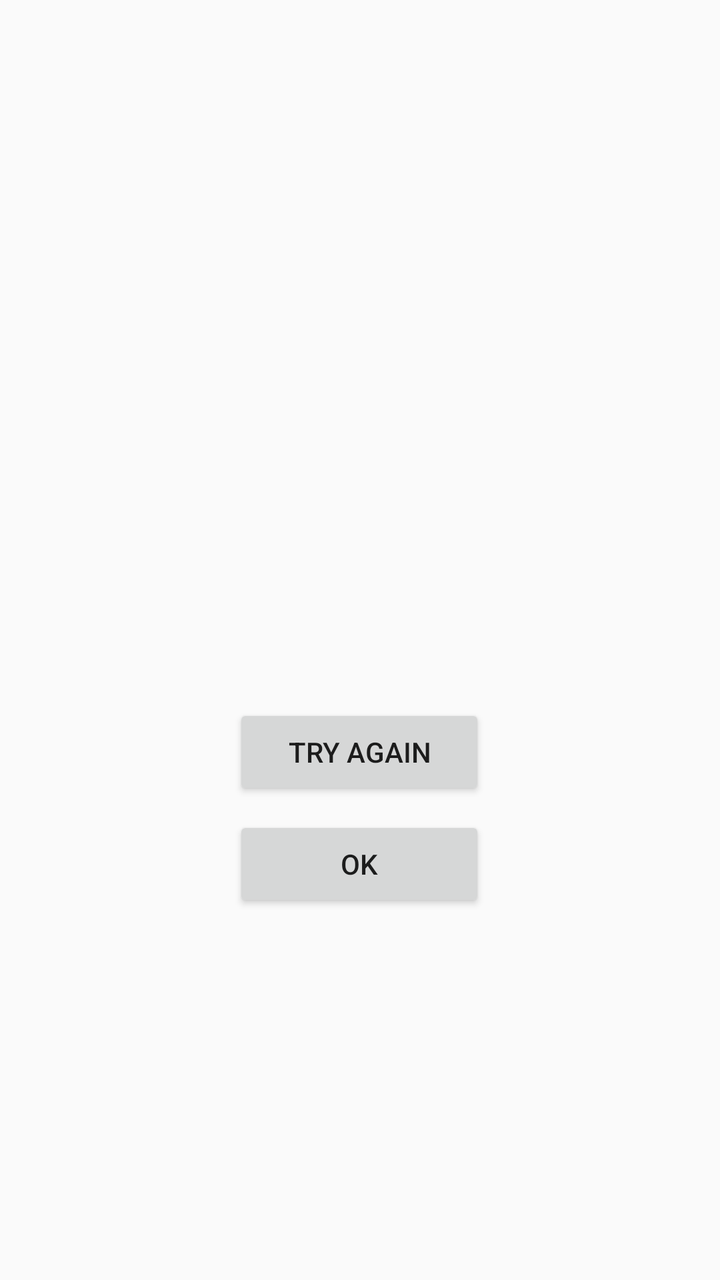
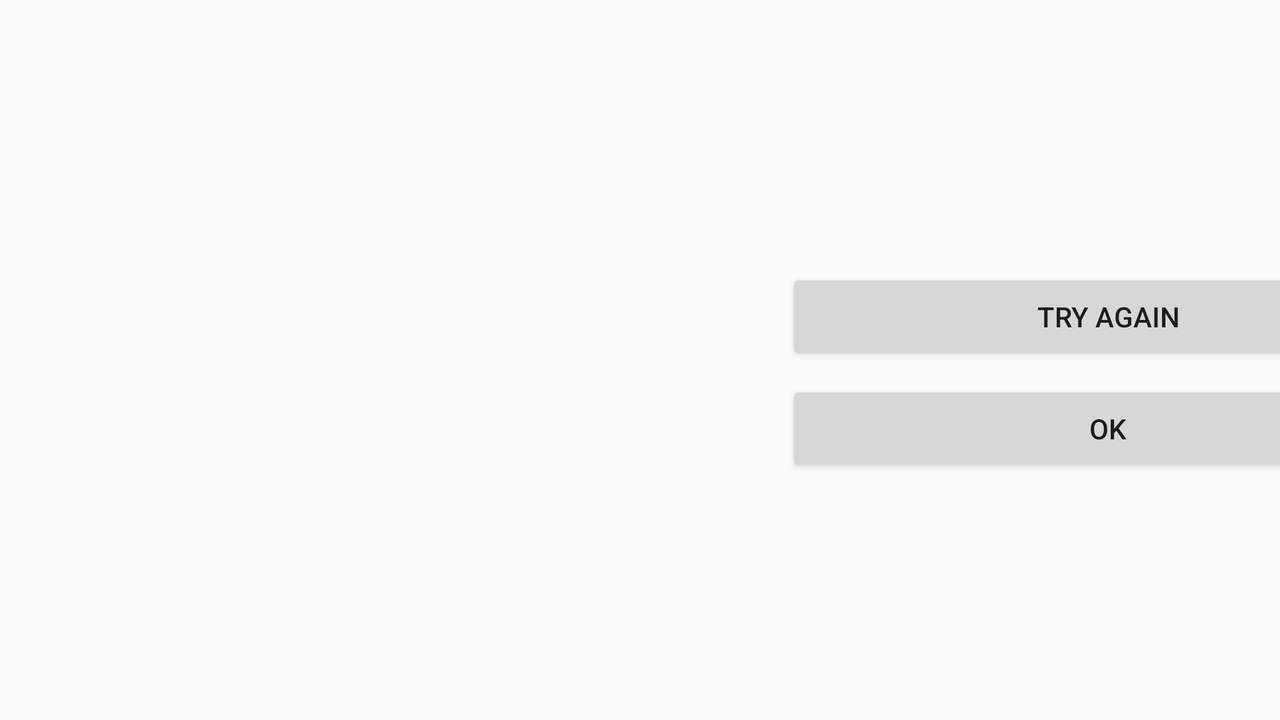

Compare how this app lays out the same screen by default and in its alternative resource folder. The renders come first, then the two layout files and the values they reference.
<!-- AndroidManifest.xml: application theme Theme.AppCompat.DayNight.NoActionBar -->
<!-- res/layout/fragment_guess_game_result.xml -->
<?xml version="1.0" encoding="utf-8"?>
<androidx.constraintlayout.widget.ConstraintLayout xmlns:android="http://schemas.android.com/apk/res/android"
    xmlns:app="http://schemas.android.com/apk/res-auto"
    xmlns:tools="http://schemas.android.com/tools"
    android:layout_width="match_parent"
    android:layout_height="match_parent"
    tools:context=".GuessGameResult">

    <TextView
        android:id="@+id/win_lose_statement"
        android:layout_width="0dp"
        android:layout_height="wrap_content"
        android:layout_marginBottom="32dp"
        android:gravity="center"
        android:textSize="45sp"
        app:layout_constraintBottom_toTopOf="@+id/guideline16"
        app:layout_constraintEnd_toStartOf="@+id/guideline17"
        app:layout_constraintHorizontal_bias="0.0"
        app:layout_constraintStart_toStartOf="@+id/guideline18" />

    <Button
        android:id="@+id/try_again_button"
        android:layout_width="wrap_content"
        android:layout_height="wrap_content"
        android:layout_marginTop="32dp"
        android:minWidth="126dp"
        android:padding="9dp"
        android:text="@string/try_again_label"
        app:layout_constraintEnd_toEndOf="parent"
        app:layout_constraintHorizontal_bias="0.498"
        app:layout_constraintStart_toStartOf="parent"
        app:layout_constraintTop_toTopOf="@+id/guideline16" />

    <Button
        android:id="@+id/ok_button"
        android:layout_width="wrap_content"
        android:layout_height="wrap_content"
        android:layout_marginTop="8dp"
        android:minWidth="126dp"
        android:padding="9dp"
        android:text="@string/ok_label"
        app:layout_constraintEnd_toEndOf="@+id/try_again_button"
        app:layout_constraintHorizontal_bias="0.0"
        app:layout_constraintStart_toStartOf="@+id/try_again_button"
        app:layout_constraintTop_toBottomOf="@+id/try_again_button" />

    <androidx.constraintlayout.widget.Guideline
        android:id="@+id/guideline16"
        android:layout_width="wrap_content"
        android:layout_height="wrap_content"
        android:orientation="horizontal"
        app:layout_constraintGuide_percent="0.5" />

    <androidx.constraintlayout.widget.Guideline
        android:id="@+id/guideline17"
        android:layout_width="wrap_content"
        android:layout_height="wrap_content"
        android:orientation="vertical"
        app:layout_constraintGuide_percent="0.82" />

    <androidx.constraintlayout.widget.Guideline
        android:id="@+id/guideline18"
        android:layout_width="wrap_content"
        android:layout_height="wrap_content"
        android:orientation="vertical"
        app:layout_constraintGuide_percent="0.18" />

</androidx.constraintlayout.widget.ConstraintLayout>
<!-- resources referenced by this layout -->
<resources>
  <string name="ok_label">OK</string>
  <string name="try_again_label">Try Again</string>
</resources>
<!-- res/layout-land/fragment_guess_game_result.xml (the repository's variant of the layout above) -->
<!-- drawn on the phone turned sideways -->
<?xml version="1.0" encoding="utf-8"?>
<androidx.constraintlayout.widget.ConstraintLayout xmlns:android="http://schemas.android.com/apk/res/android"
    xmlns:app="http://schemas.android.com/apk/res-auto"
    xmlns:tools="http://schemas.android.com/tools"
    android:layout_width="match_parent"
    android:layout_height="match_parent"
    tools:context=".GuessGameResult">

    <TextView
        android:id="@+id/win_lose_statement"
        android:layout_width="0dp"
        android:layout_height="wrap_content"
        android:gravity="center"
        android:textSize="72sp"
        app:layout_constraintBottom_toBottomOf="parent"
        app:layout_constraintEnd_toStartOf="@+id/guideline18"
        app:layout_constraintHorizontal_bias="1.0"
        app:layout_constraintStart_toStartOf="@+id/guideline17"
        app:layout_constraintTop_toTopOf="@+id/guideline16" />

    <Button
        android:id="@+id/try_again_button"
        android:layout_width="0dp"
        android:layout_height="wrap_content"
        android:minWidth="126dp"
        android:padding="9dp"
        android:paddingVertical="27dp"
        android:text="@string/try_again_label"
        app:layout_constraintBottom_toBottomOf="parent"
        app:layout_constraintEnd_toStartOf="@+id/guideline23"
        app:layout_constraintStart_toStartOf="@+id/guideline24"
        app:layout_constraintTop_toTopOf="@+id/guideline16"
        app:layout_constraintVertical_bias="0.403" />

    <Button
        android:id="@+id/ok_button"
        android:layout_width="0dp"
        android:layout_height="wrap_content"
        android:layout_marginTop="8dp"
        android:minWidth="126dp"
        android:padding="9dp"
        android:paddingVertical="27dp"
        android:text="@string/ok_label"
        app:layout_constraintEnd_toEndOf="@+id/try_again_button"
        app:layout_constraintHorizontal_bias="0.0"
        app:layout_constraintStart_toStartOf="@+id/try_again_button"
        app:layout_constraintTop_toBottomOf="@+id/try_again_button" />

    <androidx.constraintlayout.widget.Guideline
        android:id="@+id/guideline16"
        android:layout_width="wrap_content"
        android:layout_height="wrap_content"
        android:orientation="horizontal"
        app:layout_constraintGuide_percent="0.04" />

    <androidx.constraintlayout.widget.Guideline
        android:id="@+id/guideline17"
        android:layout_width="wrap_content"
        android:layout_height="wrap_content"
        android:orientation="vertical"
        app:layout_constraintGuide_percent="0.02" />

    <androidx.constraintlayout.widget.Guideline
        android:id="@+id/guideline18"
        android:layout_width="wrap_content"
        android:layout_height="wrap_content"
        android:orientation="vertical"
        app:layout_constraintGuide_percent="0.5" />

    <androidx.constraintlayout.widget.Guideline
        android:id="@+id/guideline23"
        android:layout_width="wrap_content"
        android:layout_height="wrap_content"
        android:orientation="vertical"
        app:layout_constraintGuide_begin="715dp" />

    <androidx.constraintlayout.widget.Guideline
        android:id="@+id/guideline24"
        android:layout_width="wrap_content"
        android:layout_height="wrap_content"
        android:orientation="vertical"
        app:layout_constraintGuide_begin="393dp" />

</androidx.constraintlayout.widget.ConstraintLayout>
